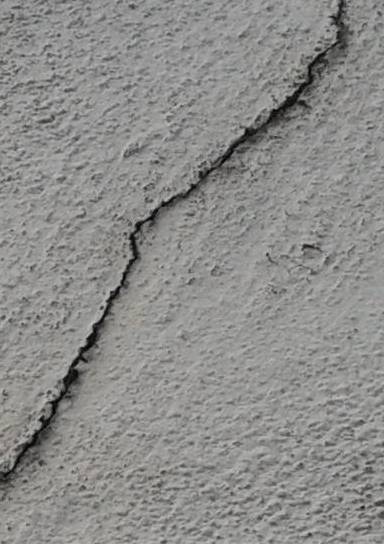
#> input picture src/damage_detection/damage_detection/data/deepcrack_dataset/images/test_111212-1.jpg, 384 x 544 px
$ python -i crack_injection.py   (imports and definitions only)
#> lines starting #> are read from the running program, lines starting #| are printed output that depends on the picture; after the words box and inside, x2 and y2 are one past the last pixel; in counts of white or black regions, pixels touching at a corner belong together
"""
Synthetic crack injection.

Generates (damaged_image, ground_truth_mask) pairs by procedurally
compositing crack-like patterns onto clean images -- works on ANY source
image, including frames already logged from HoloOcean, without touching the
sim scene itself (no Unreal Editor access needed).

Crack generation approach: a random-walk "spine" with locally-varying
width and branching, rendered with slight darkening + a thin bright rim
(common in real crack photos due to shadow/highlight at the edges), then
alpha-blended onto the source image. This is a simplification of techniques
used in synthetic-defect-injection literature for crack/pothole/corrosion
detection training data.

Usage:
    from crack_injection import inject_crack, batch_generate_from_frames

    damaged, mask = inject_crack(clean_image)

    # or, generate a whole training set from a HoloOcean log's camera frames:
    batch_generate_from_frames("logs/run_.../auv0_sensor_log.pkl",
                                out_dir="synthetic_dataset/auv0")
"""

import os
import pickle
import numpy as np
import cv2


def _random_walk_spine(h, w, n_points=40, step_size=None, rng=None):
    """A jittered random walk across the image, roughly diagonal, as the
    crack's centerline."""
    rng = rng or np.random.default_rng()
    step_size = step_size or max(h, w) / n_points

    start_edge = rng.integers(0, 4)
    if start_edge == 0:
        pos = np.array([rng.uniform(0, w), 0.0])
        base_dir = np.array([rng.uniform(-0.3, 0.3), 1.0])
    elif start_edge == 1:
        pos = np.array([w, rng.uniform(0, h)])
        base_dir = np.array([-1.0, rng.uniform(-0.3, 0.3)])
    elif start_edge == 2:
        pos = np.array([rng.uniform(0, w), h])
        base_dir = np.array([rng.uniform(-0.3, 0.3), -1.0])
    else:
        pos = np.array([0.0, rng.uniform(0, h)])
        base_dir = np.array([1.0, rng.uniform(-0.3, 0.3)])

    base_dir = base_dir / np.linalg.norm(base_dir)
    points = [pos.copy()]

    for _ in range(n_points):
        jitter = rng.normal(0, 0.35, size=2)
        direction = base_dir + jitter
        direction = direction / (np.linalg.norm(direction) + 1e-6)
        base_dir = 0.85 * base_dir + 0.15 * direction  # smooth turning
        base_dir = base_dir / (np.linalg.norm(base_dir) + 1e-6)
        pos = pos + base_dir * step_size
        points.append(pos.copy())
        if not (0 <= pos[0] <= w and 0 <= pos[1] <= h):
            break

    return np.array(points)


def _draw_crack_mask(h, w, n_cracks=1, rng=None):
    rng = rng or np.random.default_rng()
    mask = np.zeros((h, w), dtype=np.float32)

    for _ in range(n_cracks):
        spine = _random_walk_spine(h, w, rng=rng)
        base_width = rng.uniform(1.0, 3.5)

        for i in range(len(spine) - 1):
            p1 = tuple(spine[i].astype(int))
            p2 = tuple(spine[i + 1].astype(int))
            local_width = max(1, int(round(base_width * rng.uniform(0.6, 1.3))))
            cv2.line(mask, p1, p2, color=1.0, thickness=local_width,
                     lineType=cv2.LINE_AA)

        # occasional short branch, common in real crack patterns
        if rng.random() < 0.5 and len(spine) > 10:
            branch_start_idx = rng.integers(len(spine) // 4, 3 * len(spine) // 4)
            branch_start = spine[branch_start_idx]
            branch_dir = rng.normal(0, 1, size=2)
            branch_dir /= (np.linalg.norm(branch_dir) + 1e-6)
            branch_len = rng.uniform(10, min(h, w) * 0.2)
            branch_end = branch_start + branch_dir * branch_len
            cv2.line(mask, tuple(branch_start.astype(int)),
                     tuple(branch_end.astype(int)),
                     color=1.0, thickness=max(1, int(base_width * 0.6)),
                     lineType=cv2.LINE_AA)

    mask = cv2.GaussianBlur(mask, (3, 3), 0)
    mask = np.clip(mask, 0, 1)
    return mask


def inject_crack(image, n_cracks=None, darkness=0.55, rim_brightness=0.15, rng=None):
    """
    image: HxWx3 uint8 or float array (any range; will be handled).
    Returns (damaged_image, mask) where mask is HxW float32 in [0,1] --
    the pixel-accurate ground truth for training/evaluation.
    """
    rng = rng or np.random.default_rng()
    image = np.asarray(image)
    was_float = image.dtype != np.uint8
    if was_float:
        img_min, img_max = image.min(), image.max()
        img_u8 = ((image - img_min) / max(img_max - img_min, 1e-6) * 255).astype(np.uint8)
    else:
        img_u8 = image.copy()

    if img_u8.ndim == 2:
        img_u8 = cv2.cvtColor(img_u8, cv2.COLOR_GRAY2BGR)
    elif img_u8.shape[2] == 4:
        img_u8 = cv2.cvtColor(img_u8, cv2.COLOR_RGBA2BGR)

    h, w = img_u8.shape[:2]
    n_cracks = n_cracks if n_cracks is not None else rng.integers(1, 3)
    mask = _draw_crack_mask(h, w, n_cracks=n_cracks, rng=rng)

    # Dark crack body + slightly bright rim (dilated mask minus mask itself)
    dilated = cv2.dilate(mask, np.ones((3, 3), np.uint8), iterations=2)
    rim = np.clip(dilated - mask, 0, 1)

    damaged = img_u8.astype(np.float32)
    for c in range(3):
        damaged[:, :, c] = damaged[:, :, c] * (1 - darkness * mask)
        damaged[:, :, c] = damaged[:, :, c] + 255 * rim_brightness * rim
    damaged = np.clip(damaged, 0, 255).astype(np.uint8)

    return damaged, mask


# [49 lines left out: function batch_generate_from_frames, not called in this run]


# [21 lines not run here, left out]

>>> import cv2
>>> picture = cv2.cvtColor(cv2.imread('data/deepcrack_dataset/images/test_111212-1.jpg'), cv2.COLOR_BGR2RGB)
>>> result = inject_crack(picture)
#> after the loop in _draw_crack_mask, `for _ in range(n_cracks):`:
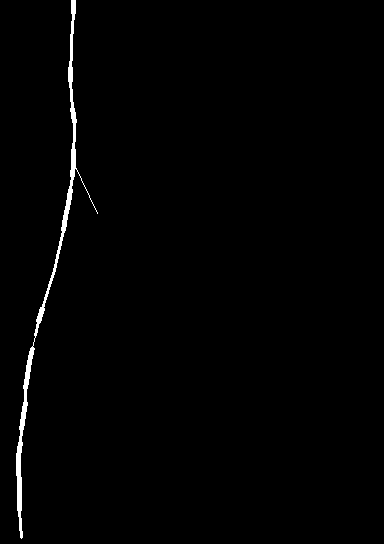
#> mask: shape (544, 384) float32; values 0 (black) and 1 (white), 1% white; 1 white region, box (x1, y1, x2, y2) and area: (16, 0, 98, 539) 2163
#> after the loop in inject_crack, `for c in range(3):`:
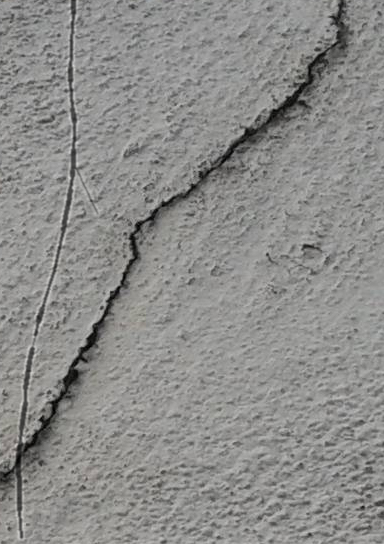
#> damaged: shape (544, 384, 3) float32; mean R, G, B 140.9, 140.6, 138.7

$ run again, on src/damage_detection/damage_detection/data/deepcrack_dataset/images/test_11125-2.jpg
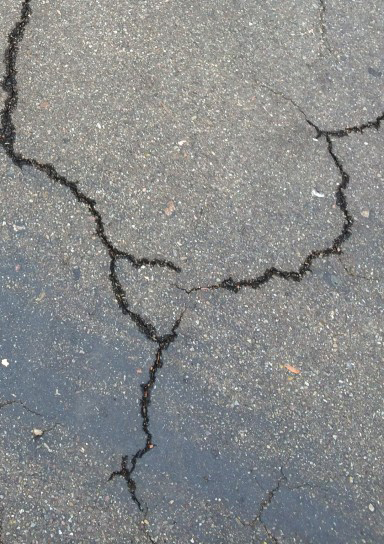
#> input picture src/damage_detection/damage_detection/data/deepcrack_dataset/images/test_11125-2.jpg, 384 x 544 px
#> after the loop in _draw_crack_mask, `for _ in range(n_cracks):`:
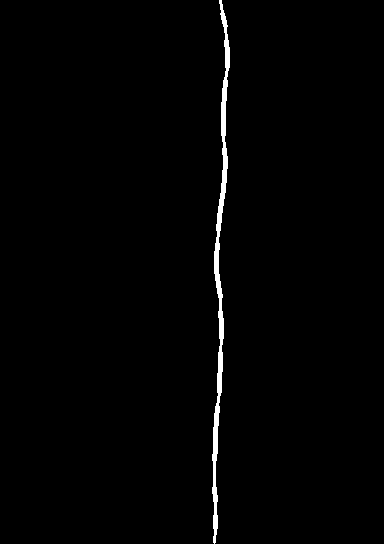
#> mask: shape (544, 384) float32; values 0 (black) and 1 (white), 1.1% white; 1 white region, box (x1, y1, x2, y2) and area: (212, 0, 230, 544) 2394
#> after the loop in inject_crack, `for c in range(3):`:
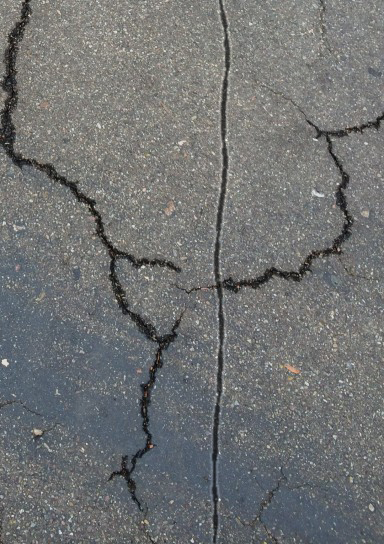
#> damaged: shape (544, 384, 3) float32; mean R, G, B 135.2, 137.2, 137.2; drawn with min black and max white

$ run again, on src/damage_detection/damage_detection/data/deepcrack_dataset/images/test_11215-10.jpg
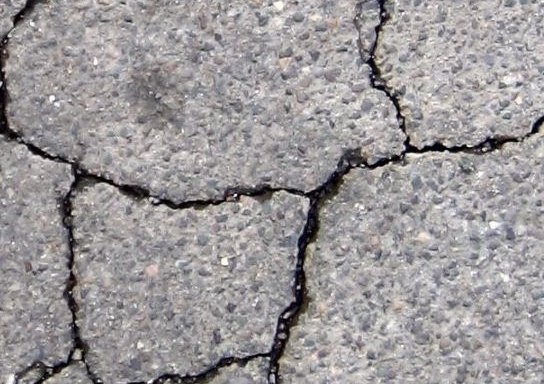
#> input picture src/damage_detection/damage_detection/data/deepcrack_dataset/images/test_11215-10.jpg, 544 x 384 px
#> after the loop in _draw_crack_mask, `for _ in range(n_cracks):`:
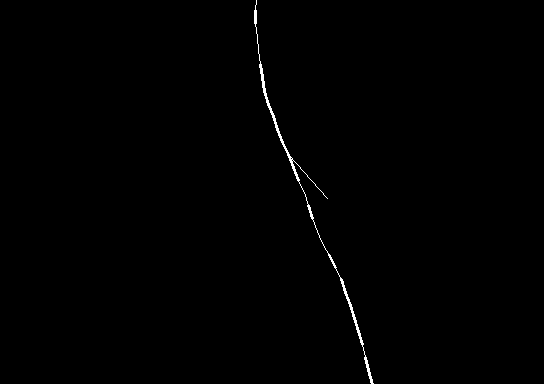
#> mask: shape (384, 544) float32; values 0 (black) and 1 (white), 0.43% white in thin lines or dots, all inside (x1, y1, x2, y2) = (254, 0, 374, 384)
#> after the loop in inject_crack, `for c in range(3):`:
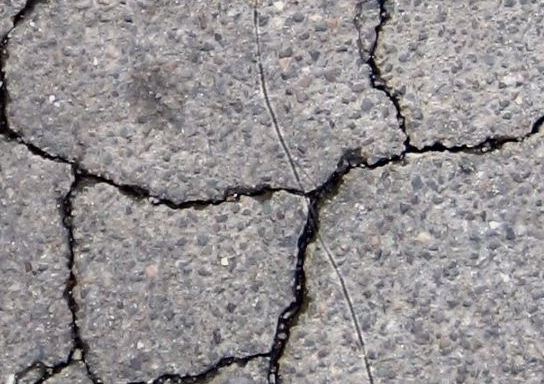
#> damaged: shape (384, 544, 3) float32; mean R, G, B 156.4, 152.5, 153.9; drawn with min black and max white

$ run again, on src/damage_detection/damage_detection/data/deepcrack_dataset/images/test_11215-15.jpg
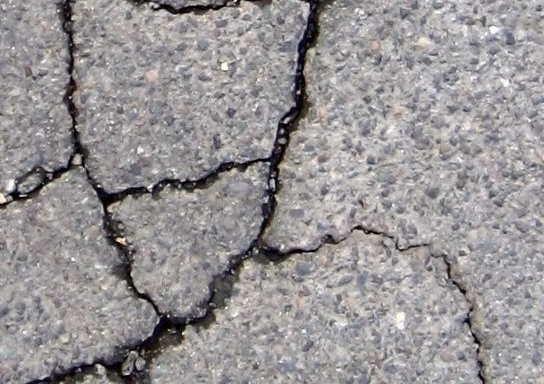
#> input picture src/damage_detection/damage_detection/data/deepcrack_dataset/images/test_11215-15.jpg, 544 x 384 px
#> after the loop in _draw_crack_mask, `for _ in range(n_cracks):`:
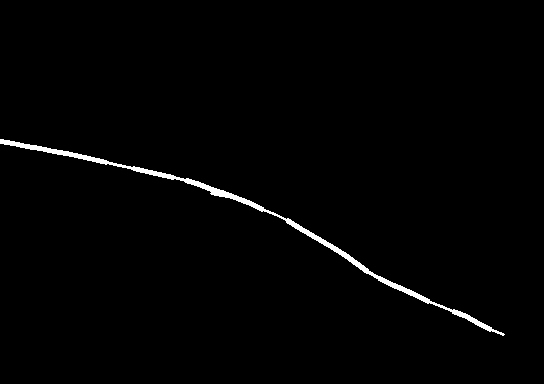
#> mask: shape (384, 544) float32; values 0 (black) and 1 (white), 1.2% white; 1 white region, box (x1, y1, x2, y2) and area: (0, 139, 505, 336) 2493
#> after the loop in inject_crack, `for c in range(3):`:
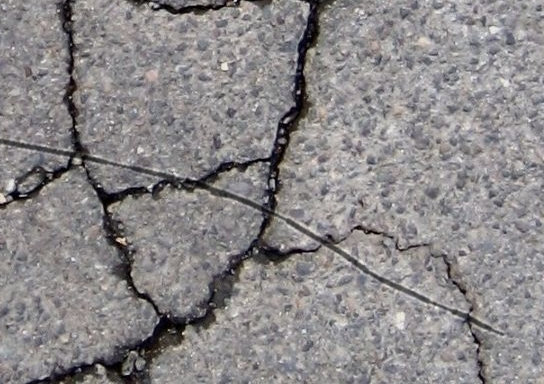
#> damaged: shape (384, 544, 3) float32; mean R, G, B 151.9, 148.4, 149.5; drawn with min black and max white
